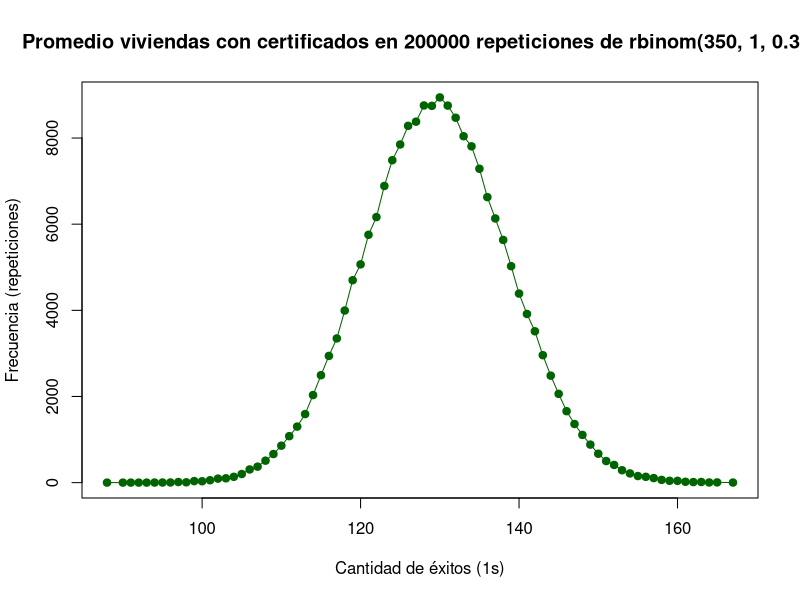

R code for this plot:
options(scipen = 999)
# Cantidad de simulaciones
n <- 200000
# Con rbinom generamos 350 'viviendas' con probabilidad 0.37 de tener certificado (1) o de no tener(0)
# Esas 350 las sumamos para obtener un conteo. Replicamos n veces para obtener un vector conteos
# Y en base a ese vector o lista, realizamos el gráfico correspondiente
conteos <- replicate(n, sum(rbinom(350, 1, 0.37)))

# Obtener la tabla de frecuencias
frecuencias <- table(conteos)
# Convertir a vectores para graficar con líneas
x_vals <- as.numeric(names(frecuencias))
y_vals <- as.numeric(frecuencias)
# Graficar como curva
plot(x_vals, y_vals, type = "o", pch = 19, col = "darkgreen",
     main =  paste("Promedio viviendas con certificados en", n, "repeticiones de rbinom(350, 1, 0.37)"),
     xlab = "Cantidad de éxitos (1s)", ylab = "Frecuencia (repeticiones)")

summary(conteos)